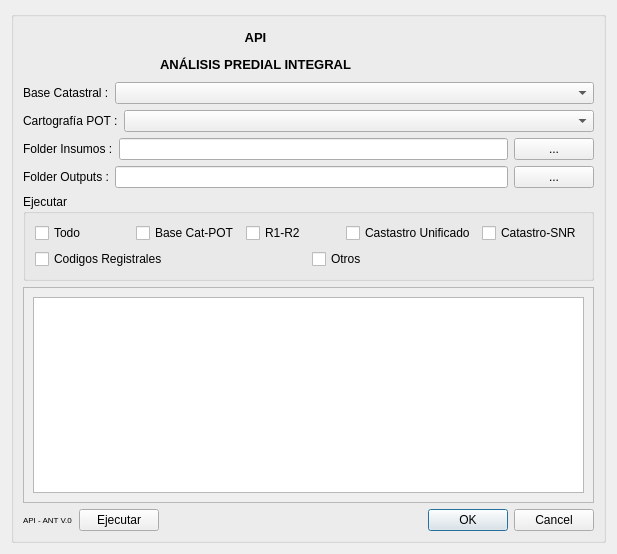
<?xml version="1.0" encoding="UTF-8"?>
<ui version="4.0">
 <class>Dialog</class>
 <widget class="QDialog" name="Dialog">
  <property name="geometry">
   <rect>
    <x>0</x>
    <y>0</y>
    <width>617</width>
    <height>554</height>
   </rect>
  </property>
  <property name="sizePolicy">
   <sizepolicy hsizetype="Expanding" vsizetype="Expanding">
    <horstretch>0</horstretch>
    <verstretch>0</verstretch>
   </sizepolicy>
  </property>
  <property name="windowTitle">
   <string>Dialog</string>
  </property>
  <layout class="QVBoxLayout" name="verticalLayout">
   <item>
    <widget class="QGroupBox" name="groupBox">
     <property name="enabled">
      <bool>true</bool>
     </property>
     <property name="sizePolicy">
      <sizepolicy hsizetype="Expanding" vsizetype="Expanding">
       <horstretch>0</horstretch>
       <verstretch>0</verstretch>
      </sizepolicy>
     </property>
     <property name="title">
      <string/>
     </property>
     <layout class="QGridLayout" name="gridLayout_2">
      <item row="1" column="0">
       <layout class="QHBoxLayout" name="horizontalLayout_2">
        <item>
         <widget class="QLabel" name="label">
          <property name="text">
           <string>Base Catastral :</string>
          </property>
         </widget>
        </item>
        <item>
         <widget class="QgsMapLayerComboBox" name="mlcb_base_cat">
          <property name="sizePolicy">
           <sizepolicy hsizetype="Expanding" vsizetype="Fixed">
            <horstretch>0</horstretch>
            <verstretch>0</verstretch>
           </sizepolicy>
          </property>
          <property name="minimumSize">
           <size>
            <width>391</width>
            <height>0</height>
           </size>
          </property>
         </widget>
        </item>
       </layout>
      </item>
      <item row="2" column="0">
       <layout class="QHBoxLayout" name="horizontalLayout_3">
        <item>
         <widget class="QLabel" name="label_2">
          <property name="text">
           <string>Cartografía POT :</string>
          </property>
         </widget>
        </item>
        <item>
         <widget class="QgsMapLayerComboBox" name="mlcb_carto_pot">
          <property name="sizePolicy">
           <sizepolicy hsizetype="Expanding" vsizetype="Fixed">
            <horstretch>0</horstretch>
            <verstretch>0</verstretch>
           </sizepolicy>
          </property>
          <property name="minimumSize">
           <size>
            <width>391</width>
            <height>0</height>
           </size>
          </property>
         </widget>
        </item>
       </layout>
      </item>
      <item row="0" column="0">
       <layout class="QHBoxLayout" name="horizontalLayout">
        <item>
         <widget class="QLabel" name="label_5">
          <property name="sizePolicy">
           <sizepolicy hsizetype="Expanding" vsizetype="Preferred">
            <horstretch>0</horstretch>
            <verstretch>0</verstretch>
           </sizepolicy>
          </property>
          <property name="font">
           <font>
            <pointsize>10</pointsize>
            <weight>75</weight>
            <bold>true</bold>
           </font>
          </property>
          <property name="mouseTracking">
           <bool>true</bool>
          </property>
          <property name="text">
           <string>&lt;html&gt;&lt;head/&gt;&lt;body&gt;&lt;p align=&quot;center&quot;&gt;API&lt;/p&gt;&lt;p align=&quot;center&quot;&gt;ANÁLISIS PREDIAL INTEGRAL&lt;/p&gt;&lt;/body&gt;&lt;/html&gt;</string>
          </property>
          <property name="textFormat">
           <enum>Qt::AutoText</enum>
          </property>
          <property name="scaledContents">
           <bool>true</bool>
          </property>
          <property name="alignment">
           <set>Qt::AlignJustify|Qt::AlignVCenter</set>
          </property>
          <property name="wordWrap">
           <bool>false</bool>
          </property>
         </widget>
        </item>
        <item>
         <widget class="QLabel" name="label_4">
          <property name="minimumSize">
           <size>
            <width>100</width>
            <height>50</height>
           </size>
          </property>
          <property name="maximumSize">
           <size>
            <width>100</width>
            <height>50</height>
           </size>
          </property>
          <property name="text">
           <string/>
          </property>
          <property name="textFormat">
           <enum>Qt::PlainText</enum>
          </property>
          <property name="pixmap">
           <pixmap>../icons/Logo-ANT.png</pixmap>
          </property>
          <property name="scaledContents">
           <bool>true</bool>
          </property>
          <property name="alignment">
           <set>Qt::AlignCenter</set>
          </property>
         </widget>
        </item>
       </layout>
      </item>
      <item row="5" column="0">
       <widget class="QGroupBox" name="groupBox_2">
        <property name="sizePolicy">
         <sizepolicy hsizetype="Expanding" vsizetype="Preferred">
          <horstretch>0</horstretch>
          <verstretch>0</verstretch>
         </sizepolicy>
        </property>
        <property name="title">
         <string>Ejecutar</string>
        </property>
        <layout class="QGridLayout" name="gridLayout">
         <item row="0" column="0">
          <layout class="QHBoxLayout" name="horizontalLayout_6">
           <item>
            <widget class="QCheckBox" name="checkBox">
             <property name="text">
              <string>Todo</string>
             </property>
            </widget>
           </item>
           <item>
            <widget class="QCheckBox" name="checkBox_3">
             <property name="text">
              <string>Base Cat-POT</string>
             </property>
            </widget>
           </item>
           <item>
            <widget class="QCheckBox" name="checkBox_4">
             <property name="text">
              <string>R1-R2</string>
             </property>
            </widget>
           </item>
           <item>
            <widget class="QCheckBox" name="checkBox_5">
             <property name="text">
              <string>Castastro Unificado</string>
             </property>
            </widget>
           </item>
           <item>
            <widget class="QCheckBox" name="checkBox_2">
             <property name="text">
              <string>Catastro-SNR</string>
             </property>
            </widget>
           </item>
          </layout>
         </item>
         <item row="1" column="0">
          <layout class="QHBoxLayout" name="horizontalLayout_7">
           <item>
            <widget class="QCheckBox" name="checkBox_6">
             <property name="text">
              <string>Codigos Registrales</string>
             </property>
            </widget>
           </item>
           <item>
            <widget class="QCheckBox" name="checkBox_7">
             <property name="text">
              <string>Otros</string>
             </property>
            </widget>
           </item>
          </layout>
         </item>
        </layout>
       </widget>
      </item>
      <item row="3" column="0">
       <layout class="QHBoxLayout" name="horizontalLayout_4">
        <item>
         <widget class="QLabel" name="label_3">
          <property name="text">
           <string>Folder Insumos :</string>
          </property>
         </widget>
        </item>
        <item>
         <widget class="QLineEdit" name="le_insumos">
          <property name="minimumSize">
           <size>
            <width>302</width>
            <height>0</height>
           </size>
          </property>
         </widget>
        </item>
        <item>
         <widget class="QPushButton" name="pb_insumos">
          <property name="sizePolicy">
           <sizepolicy hsizetype="Preferred" vsizetype="Preferred">
            <horstretch>0</horstretch>
            <verstretch>0</verstretch>
           </sizepolicy>
          </property>
          <property name="maximumSize">
           <size>
            <width>16777215</width>
            <height>16777215</height>
           </size>
          </property>
          <property name="text">
           <string>...</string>
          </property>
         </widget>
        </item>
       </layout>
      </item>
      <item row="4" column="0">
       <layout class="QHBoxLayout" name="horizontalLayout_5">
        <item>
         <widget class="QLabel" name="label_7">
          <property name="text">
           <string>Folder Outputs :</string>
          </property>
         </widget>
        </item>
        <item>
         <widget class="QLineEdit" name="le_outputs">
          <property name="minimumSize">
           <size>
            <width>303</width>
            <height>0</height>
           </size>
          </property>
         </widget>
        </item>
        <item>
         <widget class="QPushButton" name="pb_outputs">
          <property name="text">
           <string>...</string>
          </property>
         </widget>
        </item>
       </layout>
      </item>
      <item row="7" column="0">
       <layout class="QHBoxLayout" name="horizontalLayout_8">
        <item>
         <widget class="QLabel" name="label_6">
          <property name="font">
           <font>
            <pointsize>6</pointsize>
           </font>
          </property>
          <property name="text">
           <string>API - ANT V.0</string>
          </property>
         </widget>
        </item>
        <item>
         <widget class="QPushButton" name="pb_ejecutar">
          <property name="text">
           <string>Ejecutar</string>
          </property>
         </widget>
        </item>
        <item>
         <widget class="QDialogButtonBox" name="buttonBox">
          <property name="orientation">
           <enum>Qt::Horizontal</enum>
          </property>
          <property name="standardButtons">
           <set>QDialogButtonBox::Cancel|QDialogButtonBox::Ok</set>
          </property>
         </widget>
        </item>
       </layout>
      </item>
      <item row="6" column="0">
       <widget class="QScrollArea" name="scrollArea">
        <property name="minimumSize">
         <size>
          <width>481</width>
          <height>111</height>
         </size>
        </property>
        <property name="widgetResizable">
         <bool>true</bool>
        </property>
        <widget class="QWidget" name="scrollAreaWidgetContents">
         <property name="geometry">
          <rect>
           <x>0</x>
           <y>0</y>
           <width>577</width>
           <height>220</height>
          </rect>
         </property>
         <layout class="QHBoxLayout" name="horizontalLayout_9">
          <item>
           <widget class="QTextEdit" name="textEdit"/>
          </item>
         </layout>
        </widget>
       </widget>
      </item>
     </layout>
    </widget>
   </item>
  </layout>
 </widget>
 <customwidgets>
  <customwidget>
   <class>QgsMapLayerComboBox</class>
   <extends>QComboBox</extends>
   <header>qgsmaplayercombobox.h</header>
  </customwidget>
 </customwidgets>
 <resources/>
 <connections>
  <connection>
   <sender>buttonBox</sender>
   <signal>rejected()</signal>
   <receiver>Dialog</receiver>
   <slot>reject()</slot>
   <hints>
    <hint type="sourcelabel">
     <x>295</x>
     <y>418</y>
    </hint>
    <hint type="destinationlabel">
     <x>286</x>
     <y>274</y>
    </hint>
   </hints>
  </connection>
  <connection>
   <sender>buttonBox</sender>
   <signal>accepted()</signal>
   <receiver>Dialog</receiver>
   <slot>accept()</slot>
   <hints>
    <hint type="sourcelabel">
     <x>295</x>
     <y>418</y>
    </hint>
    <hint type="destinationlabel">
     <x>157</x>
     <y>274</y>
    </hint>
   </hints>
  </connection>
 </connections>
</ui>
